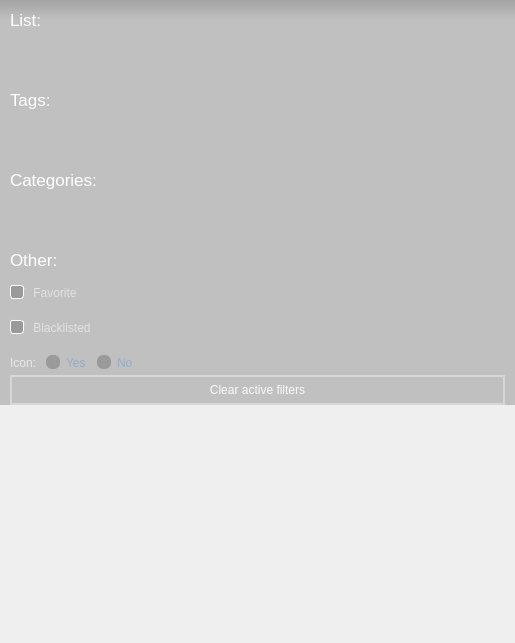
        <widget class="QWidget" name="scrollAreaWidgetContents">
         <property name="geometry">
          <rect>
           <x>0</x>
           <y>0</y>
           <width>515</width>
           <height>643</height>
          </rect>
         </property>
         <layout class="QVBoxLayout" name="verticalLayout_3">
          <property name="spacing">
           <number>0</number>
          </property>
          <property name="leftMargin">
           <number>0</number>
          </property>
          <property name="topMargin">
           <number>0</number>
          </property>
          <property name="rightMargin">
           <number>0</number>
          </property>
          <property name="bottomMargin">
           <number>0</number>
          </property>
          <item>
           <widget class="QFrame" name="filterFrame">
            <property name="sizePolicy">
             <sizepolicy hsizetype="Expanding" vsizetype="Fixed">
              <horstretch>0</horstretch>
              <verstretch>0</verstretch>
             </sizepolicy>
            </property>
            <property name="minimumSize">
             <size>
              <width>300</width>
              <height>100</height>
             </size>
            </property>
            <property name="styleSheet">
             <string notr="true">QFrame
{
background-color: qlineargradient(x1: 0, y1: 0, x2: 0, y2: 1, stop: 0 rgb(0, 0, 0, 80), stop: 0.05 rgb(0, 0, 0,50));
border-radius: 0px;
}

/* Scrollbar  */
QScrollBar:vertical
{
background-color: rgb(0, 0, 0,0);
width: 8px;
padding: 0px 1px 0px 1px;
}

/* Scrollbar background for top and bottom*/
QScrollBar:sub-page:vertical,QScrollBar:add-page:vertical
{
background-color: rgb(200,200, 200,100);
width: 2px;
}


/* The scrollbar itself*/
QScrollBar::handle:vertical 
{
background-color: rgb(250,250,250,50);
border-radius: 3px;
width: 10px;
padding: 0px 0px 0px 0px;
}

/* Top and bottom arrows*/
QScrollBar::add-line:vertical,QScrollBar::sub-line:vertical {
width: 0px;
height: 0px;
}

/* Scrollbar background for top and bottom*/
QScrollBar:sub-page:vertical,QScrollBar:add-page:vertical
{
background-color:  rgb(250, 250, 250,0);
}</string>
            </property>
            <property name="frameShape">
             <enum>QFrame::NoFrame</enum>
            </property>
            <property name="frameShadow">
             <enum>QFrame::Raised</enum>
            </property>
            <layout class="QVBoxLayout" name="filterFrameLayout">
             <property name="spacing">
              <number>0</number>
             </property>
             <property name="leftMargin">
              <number>10</number>
             </property>
             <property name="topMargin">
              <number>0</number>
             </property>
             <property name="rightMargin">
              <number>0</number>
             </property>
             <property name="bottomMargin">
              <number>0</number>
             </property>
             <item>
              <widget class="QPushButton" name="listHeader">
               <property name="minimumSize">
                <size>
                 <width>0</width>
                 <height>40</height>
                </size>
               </property>
               <property name="maximumSize">
                <size>
                 <width>16777215</width>
                 <height>40</height>
                </size>
               </property>
               <property name="font">
                <font>
                 <pointsize>13</pointsize>
                </font>
               </property>
               <property name="styleSheet">
                <string notr="true">QPushButton
{
background-color: rgb(0, 255, 100, 0);
color: rgb(255, 255, 255);
text-align: left;
border-radius: 2px;
}

QPushButton::hover
{
color: rgb(255, 255, 255,220);
}</string>
               </property>
               <property name="text">
                <string>List:</string>
               </property>
               <property name="icon">
                <iconset>
                 <normaloff>../../../../../../.designer/icons/folderClosed.png</normaloff>../../../../../../.designer/icons/folderClosed.png</iconset>
               </property>
               <property name="iconSize">
                <size>
                 <width>20</width>
                 <height>20</height>
                </size>
               </property>
              </widget>
             </item>
             <item>
              <widget class="QFrame" name="listFrame">
               <property name="sizePolicy">
                <sizepolicy hsizetype="Expanding" vsizetype="Expanding">
                 <horstretch>0</horstretch>
                 <verstretch>0</verstretch>
                </sizepolicy>
               </property>
               <property name="minimumSize">
                <size>
                 <width>0</width>
                 <height>40</height>
                </size>
               </property>
               <property name="styleSheet">
                <string notr="true">QFrame
{
background-color: rgb(250,0,0,0);
 
}

QLabel
{
color: rgb(153, 171, 194);
}

QCheckBox
{
color: rgb(250, 250, 250, 150);
background-color: rgb(0, 0, 0,0);
}
QCheckBox:checked
{
color: rgb(250, 250, 250, 250);
background-color: rgb(0, 0, 0,0);
}
QCheckBox::indicator {
background-color: rgb(0, 0, 0,50);
color: rgb(250, 250, 250);
border-radius: 3px;
border-style: solid;
border-width: 1px;
border-color: rgb(250,250,250)
}


QCheckBox::indicator::unchecked {
    background-color: rgb(0,0,0,50);
}

QCheckBox::indicator:unchecked:hover {
    background-color: rgb(0,0,0,40);
}

QCheckBox::indicator:unchecked:pressed {
    background-color: rgb(240, 240, 240,150);
}

QCheckBox::indicator::checked {
    background-color: rgb(240, 240, 240,220);
}

QCheckBox::indicator:checked:hover {
	background-color: rgb(240, 240, 240,230);
}

QCheckBox::indicator:checked:pressed {
    background-color: rgb(240, 240, 240,240);
}



QRadioButton
{
color: rgb(153, 171, 194);
background-color: rgb(0, 0, 0,0);
}
QRadioButton::indicator {
background-color: rgb(0, 0, 0,50);
color: rgb(250, 250, 250);
border-radius: 6px;
}


QRadioButton::indicator::unchecked {
    background-color: rgb(0,0,0,50);
}

QRadioButton::indicator:unchecked:hover {
    background-color: rgb(0,0,0,40);
}

QRadioButton::indicator:unchecked:pressed {
    background-color: rgb(240, 240, 240,150);
}

QRadioButton::indicator::checked {
    background-color: rgb(240, 240, 240,220);
}

QRadioButton::indicator:checked:hover {
	background-color: rgb(240, 240, 240,230);
}

QRadioButton::indicator:checked:pressed {
    background-color: rgb(240, 240, 240,240);
}


</string>
               </property>
               <property name="frameShape">
                <enum>QFrame::NoFrame</enum>
               </property>
               <property name="frameShadow">
                <enum>QFrame::Plain</enum>
               </property>
              </widget>
             </item>
             <item>
              <widget class="QPushButton" name="tagsHeader">
               <property name="minimumSize">
                <size>
                 <width>0</width>
                 <height>40</height>
                </size>
               </property>
               <property name="maximumSize">
                <size>
                 <width>16777215</width>
                 <height>40</height>
                </size>
               </property>
               <property name="font">
                <font>
                 <pointsize>13</pointsize>
                </font>
               </property>
               <property name="styleSheet">
                <string notr="true">QPushButton
{
background-color: rgb(0, 255, 100, 0);
color: rgb(255, 255, 255);
text-align: left;
border-radius: 2px;
}

QPushButton::hover
{
color: rgb(255, 255, 255,220);
}</string>
               </property>
               <property name="text">
                <string>Tags:</string>
               </property>
               <property name="icon">
                <iconset>
                 <normaloff>../../../../../../.designer/icons/folderClosed.png</normaloff>../../../../../../.designer/icons/folderClosed.png</iconset>
               </property>
               <property name="iconSize">
                <size>
                 <width>20</width>
                 <height>20</height>
                </size>
               </property>
              </widget>
             </item>
             <item>
              <widget class="QFrame" name="tagsFrame">
               <property name="minimumSize">
                <size>
                 <width>0</width>
                 <height>40</height>
                </size>
               </property>
               <property name="styleSheet">
                <string notr="true">QFrame
{
background-color: rgb(250,0,0,0);
 
}

QLabel
{
color: rgb(153, 171, 194);
}

QCheckBox
{
color: rgb(250, 250, 250, 150);
background-color: rgb(0, 0, 0,0);
}
QCheckBox:checked
{
color: rgb(250, 250, 250, 250);
background-color: rgb(0, 0, 0,0);
}
QCheckBox::indicator {
background-color: rgb(0, 0, 0,50);
color: rgb(250, 250, 250);
border-radius: 3px;
border-style: solid;
border-width: 1px;
border-color: rgb(250,250,250)
}


QCheckBox::indicator::unchecked {
    background-color: rgb(0,0,0,50);
}

QCheckBox::indicator:unchecked:hover {
    background-color: rgb(0,0,0,40);
}

QCheckBox::indicator:unchecked:pressed {
    background-color: rgb(240, 240, 240,150);
}

QCheckBox::indicator::checked {
    background-color: rgb(240, 240, 240,220);
}

QCheckBox::indicator:checked:hover {
	background-color: rgb(240, 240, 240,230);
}

QCheckBox::indicator:checked:pressed {
    background-color: rgb(240, 240, 240,240);
}



QRadioButton
{
color: rgb(153, 171, 194);
background-color: rgb(0, 0, 0,0);
}
QRadioButton::indicator {
background-color: rgb(0, 0, 0,50);
color: rgb(250, 250, 250);
border-radius: 6px;
}


QRadioButton::indicator::unchecked {
    background-color: rgb(0,0,0,50);
}

QRadioButton::indicator:unchecked:hover {
    background-color: rgb(0,0,0,40);
}

QRadioButton::indicator:unchecked:pressed {
    background-color: rgb(240, 240, 240,150);
}

QRadioButton::indicator::checked {
    background-color: rgb(240, 240, 240,220);
}

QRadioButton::indicator:checked:hover {
	background-color: rgb(240, 240, 240,230);
}

QRadioButton::indicator:checked:pressed {
    background-color: rgb(240, 240, 240,240);
}


</string>
               </property>
              </widget>
             </item>
             <item>
              <widget class="QPushButton" name="categoriesHeader">
               <property name="minimumSize">
                <size>
                 <width>0</width>
                 <height>40</height>
                </size>
               </property>
               <property name="maximumSize">
                <size>
                 <width>16777215</width>
                 <height>40</height>
                </size>
               </property>
               <property name="font">
                <font>
                 <pointsize>13</pointsize>
                </font>
               </property>
               <property name="styleSheet">
                <string notr="true">QPushButton
{
background-color: rgb(0, 255, 100, 0);
color: rgb(255, 255, 255);
text-align: left;
border-radius: 2px;
}

QPushButton::hover
{
color: rgb(255, 255, 255,220);
}</string>
               </property>
               <property name="text">
                <string>Categories:</string>
               </property>
               <property name="icon">
                <iconset>
                 <normaloff>../../../../../../.designer/icons/folderClosed.png</normaloff>../../../../../../.designer/icons/folderClosed.png</iconset>
               </property>
               <property name="iconSize">
                <size>
                 <width>20</width>
                 <height>20</height>
                </size>
               </property>
              </widget>
             </item>
             <item>
              <widget class="QFrame" name="categoriesFrame">
               <property name="sizePolicy">
                <sizepolicy hsizetype="Expanding" vsizetype="Expanding">
                 <horstretch>0</horstretch>
                 <verstretch>0</verstretch>
                </sizepolicy>
               </property>
               <property name="minimumSize">
                <size>
                 <width>0</width>
                 <height>40</height>
                </size>
               </property>
               <property name="styleSheet">
                <string notr="true">QFrame
{
background-color: rgb(250,0,0,0);
 
}

QLabel
{
color: rgb(153, 171, 194);
}

QCheckBox
{
color: rgb(250, 250, 250, 150);
background-color: rgb(0, 0, 0,0);
}
QCheckBox:checked
{
color: rgb(250, 250, 250, 250);
background-color: rgb(0, 0, 0,0);
}
QCheckBox::indicator {
background-color: rgb(0, 0, 0,50);
color: rgb(250, 250, 250);
border-radius: 3px;
border-style: solid;
border-width: 1px;
border-color: rgb(250,250,250)
}

QCheckBox::indicator::unchecked {
    background-color: rgb(0,0,0,50);
}

QCheckBox::indicator:unchecked:hover {
    background-color: rgb(0,0,0,40);
}

QCheckBox::indicator:unchecked:pressed {
    background-color: rgb(240, 240, 240,150);
}

QCheckBox::indicator::checked {
    background-color: rgb(240, 240, 240,220);
}

QCheckBox::indicator:checked:hover {
	background-color: rgb(240, 240, 240,230);
}

QCheckBox::indicator:checked:pressed {
    background-color: rgb(240, 240, 240,240);
}



QRadioButton
{
color: rgb(153, 171, 194);
background-color: rgb(0, 0, 0,0);
}
QRadioButton::indicator {
background-color: rgb(0, 0, 0,50);
color: rgb(250, 250, 250);
border-radius: 6px;
}


QRadioButton::indicator::unchecked {
    background-color: rgb(0,0,0,50);
}

QRadioButton::indicator:unchecked:hover {
    background-color: rgb(0,0,0,40);
}

QRadioButton::indicator:unchecked:pressed {
    background-color: rgb(240, 240, 240,150);
}

QRadioButton::indicator::checked {
    background-color: rgb(240, 240, 240,220);
}

QRadioButton::indicator:checked:hover {
	background-color: rgb(240, 240, 240,230);
}

QRadioButton::indicator:checked:pressed {
    background-color: rgb(240, 240, 240,240);
}


</string>
               </property>
               <property name="frameShape">
                <enum>QFrame::NoFrame</enum>
               </property>
               <property name="frameShadow">
                <enum>QFrame::Plain</enum>
               </property>
              </widget>
             </item>
             <item>
              <widget class="QPushButton" name="favoritesHeader">
               <property name="minimumSize">
                <size>
                 <width>0</width>
                 <height>40</height>
                </size>
               </property>
               <property name="maximumSize">
                <size>
                 <width>16777215</width>
                 <height>40</height>
                </size>
               </property>
               <property name="font">
                <font>
                 <pointsize>13</pointsize>
                </font>
               </property>
               <property name="styleSheet">
                <string notr="true">QPushButton
{
background-color: rgb(0, 255, 100, 0);
color: rgb(255, 255, 255);
text-align: left;
border-radius: 2px;
}

QPushButton::hover
{
color: rgb(255, 255, 255,220);
}</string>
               </property>
               <property name="text">
                <string>Other:</string>
               </property>
               <property name="icon">
                <iconset>
                 <normaloff>../../../../../../.designer/icons/folderClosed.png</normaloff>../../../../../../.designer/icons/folderClosed.png</iconset>
               </property>
               <property name="iconSize">
                <size>
                 <width>20</width>
                 <height>20</height>
                </size>
               </property>
              </widget>
             </item>
             <item>
              <widget class="QFrame" name="favoritesFrame">
               <property name="minimumSize">
                <size>
                 <width>0</width>
                 <height>40</height>
                </size>
               </property>
               <property name="styleSheet">
                <string notr="true">QFrame
{
background-color: rgb(250,0,0,0);
 
}

QLabel
{
color: rgb(250, 250, 250, 180);
}

QCheckBox
{
color: rgb(250, 250, 250, 150);
background-color: rgb(0, 0, 0,0);
}
QCheckBox:checked
{
color: rgb(250, 250, 250, 250);
background-color: rgb(0, 0, 0,0);
}
QCheckBox::indicator {
background-color: rgb(0, 0, 0,50);
color: rgb(250, 250, 250);
border-radius: 3px;
border-style: solid;
border-width: 1px;
border-color: rgb(250,250,250)
}


QCheckBox::indicator::unchecked {
    background-color: rgb(0,0,0,50);
}

QCheckBox::indicator:unchecked:hover {
    background-color: rgb(0,0,0,40);
}

QCheckBox::indicator:unchecked:pressed {
    background-color: rgb(240, 240, 240,150);
}

QCheckBox::indicator::checked {
    background-color: rgb(240, 240, 240,220);
}

QCheckBox::indicator:checked:hover {
	background-color: rgb(240, 240, 240,230);
}

QCheckBox::indicator:checked:pressed {
    background-color: rgb(240, 240, 240,240);
}



QRadioButton
{
color: rgb(153, 171, 194);
background-color: rgb(0, 0, 0,0);
}
QRadioButton::indicator {
background-color: rgb(0, 0, 0,50);
color: rgb(250, 250, 250);
border-radius: 6px;
}


QRadioButton::indicator::unchecked {
    background-color: rgb(0,0,0,50);
}

QRadioButton::indicator:unchecked:hover {
    background-color: rgb(0,0,0,40);
}

QRadioButton::indicator:unchecked:pressed {
    background-color: rgb(240, 240, 240,150);
}

QRadioButton::indicator::checked {
    background-color: rgb(240, 240, 240,220);
}

QRadioButton::indicator:checked:hover {
	background-color: rgb(240, 240, 240,230);
}

QRadioButton::indicator:checked:pressed {
    background-color: rgb(240, 240, 240,240);
}


</string>
               </property>
               <property name="frameShape">
                <enum>QFrame::NoFrame</enum>
               </property>
               <property name="frameShadow">
                <enum>QFrame::Plain</enum>
               </property>
               <property name="lineWidth">
                <number>0</number>
               </property>
               <layout class="QVBoxLayout" name="verticalLayout_10">
                <property name="spacing">
                 <number>10</number>
                </property>
                <property name="leftMargin">
                 <number>0</number>
                </property>
                <property name="topMargin">
                 <number>0</number>
                </property>
                <property name="rightMargin">
                 <number>0</number>
                </property>
                <property name="bottomMargin">
                 <number>0</number>
                </property>
                <item>
                 <widget class="QCheckBox" name="checkbox_favorite">
                  <property name="minimumSize">
                   <size>
                    <width>0</width>
                    <height>25</height>
                   </size>
                  </property>
                  <property name="styleSheet">
                   <string notr="true"/>
                  </property>
                  <property name="text">
                   <string> Favorite</string>
                  </property>
                 </widget>
                </item>
                <item>
                 <widget class="QCheckBox" name="checkbox_blacklisted">
                  <property name="minimumSize">
                   <size>
                    <width>0</width>
                    <height>25</height>
                   </size>
                  </property>
                  <property name="styleSheet">
                   <string notr="true"/>
                  </property>
                  <property name="text">
                   <string> Blacklisted</string>
                  </property>
                 </widget>
                </item>
                <item>
                 <layout class="QHBoxLayout" name="horizontalLayout_6">
                  <item>
                   <widget class="QLabel" name="label">
                    <property name="minimumSize">
                     <size>
                      <width>25</width>
                      <height>25</height>
                     </size>
                    </property>
                    <property name="maximumSize">
                     <size>
                      <width>16777215</width>
                      <height>25</height>
                     </size>
                    </property>
                    <property name="text">
                     <string>Icon:</string>
                    </property>
                   </widget>
                  </item>
                  <item>
                   <widget class="QRadioButton" name="checkbox_hasIcon">
                    <property name="minimumSize">
                     <size>
                      <width>0</width>
                      <height>25</height>
                     </size>
                    </property>
                    <property name="maximumSize">
                     <size>
                      <width>16777215</width>
                      <height>25</height>
                     </size>
                    </property>
                    <property name="text">
                     <string>Yes</string>
                    </property>
                   </widget>
                  </item>
                  <item>
                   <widget class="QRadioButton" name="checkbox_noIcon">
                    <property name="minimumSize">
                     <size>
                      <width>0</width>
                      <height>25</height>
                     </size>
                    </property>
                    <property name="maximumSize">
                     <size>
                      <width>16777215</width>
                      <height>25</height>
                     </size>
                    </property>
                    <property name="text">
                     <string>No</string>
                    </property>
                   </widget>
                  </item>
                  <item>
                   <spacer name="horizontalSpacer_8">
                    <property name="orientation">
                     <enum>Qt::Horizontal</enum>
                    </property>
                    <property name="sizeHint" stdset="0">
                     <size>
                      <width>40</width>
                      <height>20</height>
                     </size>
                    </property>
                   </spacer>
                  </item>
                 </layout>
                </item>
               </layout>
              </widget>
             </item>
             <item>
              <widget class="QPushButton" name="clearButton">
               <property name="sizePolicy">
                <sizepolicy hsizetype="Expanding" vsizetype="Expanding">
                 <horstretch>0</horstretch>
                 <verstretch>0</verstretch>
                </sizepolicy>
               </property>
               <property name="minimumSize">
                <size>
                 <width>80</width>
                 <height>30</height>
                </size>
               </property>
               <property name="maximumSize">
                <size>
                 <width>16999</width>
                 <height>30</height>
                </size>
               </property>
               <property name="toolTip">
                <string>Add New Action</string>
               </property>
               <property name="statusTip">
                <string/>
               </property>
               <property name="whatsThis">
                <string/>
               </property>
               <property name="styleSheet">
                <string notr="true">QPushButton
{
background-color: rgb(250, 250, 250, 0);
color: rgb(250, 250, 250);
border-radius: 0px;
border-style: solid;
border-color: rgb(250,250,250,100);
border-width: 2px;
margin-right: 10px;
}

QPushButton:hover
{

background-color: rgb(250,250,250,20);
}

QPushButton:pressed
{

background-color: rgb(0,0,0,30);
}</string>
               </property>
               <property name="text">
                <string>Clear active filters</string>
               </property>
              </widget>
             </item>
            </layout>
           </widget>
          </item>
          <item>
           <widget class="QListWidget" name="actionList">
            <property name="styleSheet">
             <string notr="true">QListWidget::item
{
padding: 0px;
outline: 0;
border: solid;
border-width: 0;
}

QListWidget::item:hover
{
background-color: rgb(0,0,0,0);
}

QListWidget::item:selected
{
padding: 0px;
background-color: rgb(0,0,0,0);
border-radius: 0px;
outline: 0;


}

QListWidget::selected:item
{
padding: 0px;
background-color: rgb(0,0,0,0);
border-radius: 0px;
outline: 0;
}



QListWidget::item:focus
{
padding: 0px;
background-color: rgb(0,0,0,0);
border-radius: 0px;
outline: 0;
}</string>
            </property>
            <property name="frameShape">
             <enum>QFrame::NoFrame</enum>
            </property>
            <property name="frameShadow">
             <enum>QFrame::Plain</enum>
            </property>
            <property name="sizeAdjustPolicy">
             <enum>QAbstractScrollArea::AdjustToContents</enum>
            </property>
           </widget>
          </item>
         </layout>
        </widget>
